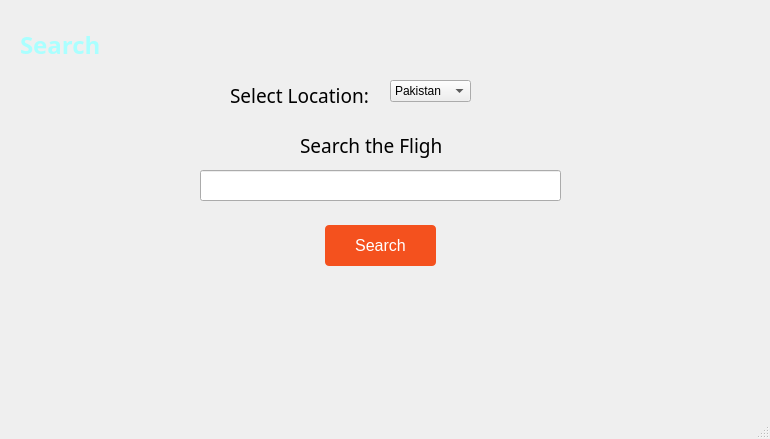
<?xml version="1.0" encoding="UTF-8"?>
<ui version="4.0">
 <class>Search</class>
 <widget class="QMainWindow" name="Search">
  <property name="geometry">
   <rect>
    <x>0</x>
    <y>0</y>
    <width>770</width>
    <height>439</height>
   </rect>
  </property>
  <property name="windowTitle">
   <string>Search</string>
  </property>
  <widget class="QWidget" name="centralwidget">
   <widget class="QLabel" name="label">
    <property name="geometry">
     <rect>
      <x>20</x>
      <y>10</y>
      <width>351</width>
      <height>71</height>
     </rect>
    </property>
    <property name="font">
     <font>
      <family>Andalus</family>
     </font>
    </property>
    <property name="text">
     <string>&lt;!DOCTYPE HTML PUBLIC &quot;-//W3C//DTD HTML 4.0//EN&quot; &quot;http://www.w3.org/TR/REC-html40/strict.dtd&quot;&gt;
&lt;html&gt;&lt;head&gt;&lt;meta name=&quot;qrichtext&quot; content=&quot;1&quot; /&gt;&lt;style type=&quot;text/css&quot;&gt;
p, li { white-space: pre-wrap; }
&lt;/style&gt;&lt;/head&gt;&lt;body style=&quot; font-family:'Andalus'; font-size:8pt; font-weight:400; font-style:normal;&quot;&gt;
&lt;p style=&quot; margin-top:0px; margin-bottom:0px; margin-left:0px; margin-right:0px; -qt-block-indent:0; text-indent:0px;&quot;&gt;&lt;span style=&quot; font-family:'MS Shell Dlg 2'; font-size:18pt; font-weight:600; color:#aaffff;&quot;&gt;Search&lt;/span&gt;&lt;/p&gt;&lt;/body&gt;&lt;/html&gt;</string>
    </property>
   </widget>
   <widget class="QPushButton" name="pushButton">
    <property name="geometry">
     <rect>
      <x>320</x>
      <y>220</y>
      <width>121</width>
      <height>51</height>
     </rect>
    </property>
    <property name="styleSheet">
     <string notr="true">QPushButton {
  display: inline-block;
  border-radius: 4px;
  background-color: #f4511e;
  border: none;
  color: #FFFFFF;
  text-align: center;
  font-size: 16px;
  padding: 5px;
  width: 100px;
  transition: all 0.5s;
  cursor: pointer;
  margin: 5px;
}</string>
    </property>
    <property name="text">
     <string>Search</string>
    </property>
   </widget>
   <widget class="QComboBox" name="comboBox">
    <property name="geometry">
     <rect>
      <x>390</x>
      <y>80</y>
      <width>81</width>
      <height>22</height>
     </rect>
    </property>
    <item>
     <property name="text">
      <string>Pakistan</string>
     </property>
    </item>
    <item>
     <property name="text">
      <string>India</string>
     </property>
    </item>
    <item>
     <property name="text">
      <string>United States</string>
     </property>
    </item>
    <item>
     <property name="text">
      <string>UK</string>
     </property>
    </item>
    <item>
     <property name="text">
      <string>Dubai</string>
     </property>
    </item>
    <item>
     <property name="text">
      <string>Turkey</string>
     </property>
    </item>
   </widget>
   <widget class="QLabel" name="label_7">
    <property name="geometry">
     <rect>
      <x>300</x>
      <y>130</y>
      <width>141</width>
      <height>31</height>
     </rect>
    </property>
    <property name="font">
     <font>
      <family>Andalus</family>
     </font>
    </property>
    <property name="text">
     <string>&lt;html&gt;&lt;head/&gt;&lt;body&gt;&lt;p&gt;&lt;span style=&quot; font-size:14pt; color:#000000;&quot;&gt;Search the Flight:&lt;/span&gt;&lt;/p&gt;&lt;/body&gt;&lt;/html&gt;</string>
    </property>
   </widget>
   <widget class="QLabel" name="label_8">
    <property name="geometry">
     <rect>
      <x>230</x>
      <y>80</y>
      <width>141</width>
      <height>31</height>
     </rect>
    </property>
    <property name="font">
     <font>
      <family>Andalus</family>
     </font>
    </property>
    <property name="text">
     <string>&lt;html&gt;&lt;head/&gt;&lt;body&gt;&lt;p&gt;&lt;span style=&quot; font-size:14pt; color:#000000;&quot;&gt;Select Location:&lt;/span&gt;&lt;/p&gt;&lt;/body&gt;&lt;/html&gt;</string>
    </property>
   </widget>
   <widget class="QLineEdit" name="lineEdit_6">
    <property name="geometry">
     <rect>
      <x>200</x>
      <y>170</y>
      <width>361</width>
      <height>31</height>
     </rect>
    </property>
    <property name="text">
     <string/>
    </property>
    <property name="echoMode">
     <enum>QLineEdit::Normal</enum>
    </property>
   </widget>
   <widget class="QLabel" name="pic2_label">
    <property name="geometry">
     <rect>
      <x>0</x>
      <y>0</y>
      <width>761</width>
      <height>401</height>
     </rect>
    </property>
    <property name="text">
     <string/>
    </property>
    <property name="pixmap">
     <pixmap>../../Downloads/airline/back.jpg</pixmap>
    </property>
    <property name="scaledContents">
     <bool>true</bool>
    </property>
    <property name="wordWrap">
     <bool>false</bool>
    </property>
   </widget>
   <zorder>pic2_label</zorder>
   <zorder>label</zorder>
   <zorder>pushButton</zorder>
   <zorder>comboBox</zorder>
   <zorder>label_7</zorder>
   <zorder>label_8</zorder>
   <zorder>lineEdit_6</zorder>
  </widget>
  <widget class="QMenuBar" name="menubar">
   <property name="geometry">
    <rect>
     <x>0</x>
     <y>0</y>
     <width>770</width>
     <height>21</height>
    </rect>
   </property>
  </widget>
  <widget class="QStatusBar" name="statusbar"/>
 </widget>
 <resources/>
 <connections/>
</ui>
